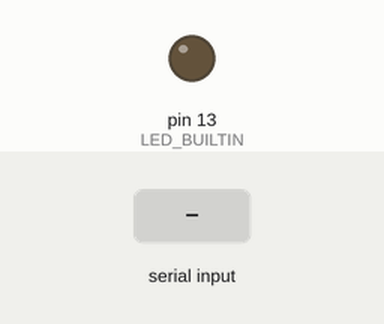
Simulated run of this sketch. Board: Arduino Leonardo, built with avr-gcc and run on an emulated ATmega32U4. Shown: output pins drawn as LEDs (lit = HIGH). Inputs (shaded band) come from the test bench. USB keyboard and mouse output is not drawn.

Above: at 2.8 s.
2.9 s: "a" received over Serial
At 3.4 s:
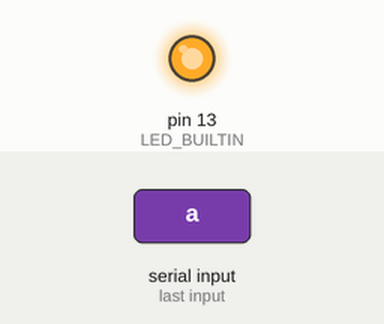
4.5 s: "Click_Left" received over Serial
At 6.2 s:
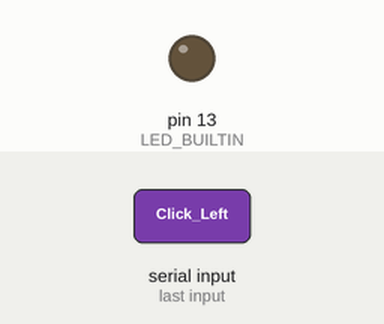
Timing chart, 0 to 7.7 s (numbered marks = the images above; inputs shaded):
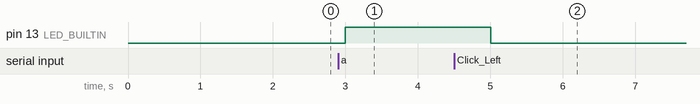

Measured:
- after the input at 2.9 s, pin 13 (LED_BUILTIN): LOW → HIGH after 0.10 s
- after the input at 4.5 s, pin 13 (LED_BUILTIN): HIGH → LOW after 0.51 s

The sketch:

autoHID.ino
```cpp
#include "Keyboard.h"  // Keyboard library
#include "Mouse.h"     // Mouse library


String reqData = "";

void setup() {
  // put your setup code here, to run once:
  Serial.begin(9600);
  pinMode(LED_BUILTIN, OUTPUT);
  Mouse.begin();
  Keyboard.begin();
}

void loop() {
  // put your main code here, to run repeatedly:


  while (Serial.available()) {
    char data = Serial.read();
    reqData.concat(data);
    // reqData = Serial.read();
  }

  if (reqData == "a") {
    digitalWrite(LED_BUILTIN, HIGH);
    Keyboard.println(reqData);
    //reqData = "";
  } else if (reqData == "Click_Left"){
    digitalWrite(LED_BUILTIN, HIGH);
    Mouse.click();
    digitalWrite(LED_BUILTIN, LOW);

  } else if (reqData == "Click_Right"){
    digitalWrite(LED_BUILTIN, HIGH);
    Mouse.click(MOUSE_RIGHT);
    digitalWrite(LED_BUILTIN, LOW);

  }

  reqData = "";

/*
  if (reqData > 0 && reqData < 128) {
    //resKey(reqData);
    digitalWrite(LED_BUILTIN, HIGH);
    Keyboard.write(reqData);
    reqData = 0;
    digitalWrite(LED_BUILTIN, LOW);

  } else if (reqData == 129) {
    Keyboard.press(reqData);
    reqData = 0;

  }
  */

    // if (reqData) {
    // //resKey(reqData);
    // digitalWrite(LED_BUILTIN, HIGH);
    // Keyboard.press(reqData);
    // delay(1000);                      // wait for a second
    // Keyboard.releaseAll();
    // reqData = 0;
    // digitalWrite(LED_BUILTIN, LOW);


    delay(1000);                      // wait for a second
}


void resKey(int reqData) {
  digitalWrite(LED_BUILTIN, HIGH);
  Keyboard.write("STEEMIT!");
  digitalWrite(LED_BUILTIN, LOW);
  reqData = 0;
  return;
}
```
